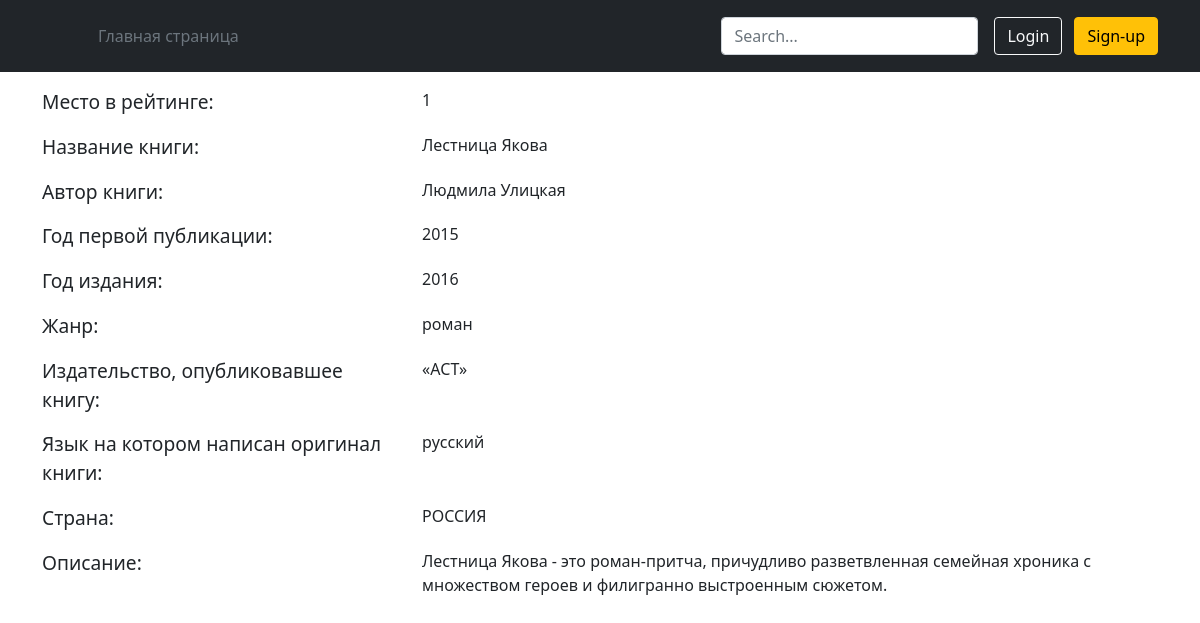
The page /detail/21/ on the database its author committed.
### portal/models.py (models this page shows, shortened)
class Books(models.Model):
    Description = models.TextField('Описание книги')
    Year = models.PositiveIntegerField('Год написания')
    PopularityRating = models.PositiveIntegerField('Место в рейтинге')
    BookTitle = models.TextField('Название книги')
    Author = models.TextField('Автор')
    Genre = models.TextField('Жанр')
    FirstPoblicationYear = models.PositiveIntegerField('Год первой публикации')
    Publisher = models.TextField('Издательство, опубликовавшее книгу')
    OriginalLanguage = models.TextField('Оригинальный язык')
    Country = models.TextField('Страна в которой написана книга')
    class Meta:
        ordering = ['PopularityRating']

### portal/views.py (the view)
# urls.py: path('detail/<int:id>/', portal_detail),
def detail(request, id):
    print(id)
    book = Books.objects.get(id=id)
    content = {
            "book" :   book
        }
    return render(request, './portal/detail.html', content)

### portal/templates/portal/detail.html (shortened to what this page needs)
<!DOCTYPE html>
<html lang="ru">
<head>
  <link href="https://cdn.jsdelivr.net/npm/bootstrap@5.1.3/dist/css/bootstrap.min.css" rel="stylesheet">
  <header class="p-3 bg-dark text-white">
    <div class="container">
      <div class="d-flex flex-wrap align-items-center justify-content-center justify-content-lg-start">
        <a href="/" class="d-flex align-items-center mb-2 mb-lg-0 text-white text-decoration-none">
          <svg class="bi me-2" width="40" height="32" role="img" aria-label="Bootstrap"><use xlink:href="#bootstrap"></use></svg>
        </a>
        <ul class="nav col-12 col-lg-auto me-lg-auto mb-2 justify-content-center mb-md-0">
          <li><a href="/" class="nav-link px-2 text-secondary">Главная страница</a></li>
        </ul>
        <form class="col-12 col-lg-auto mb-3 mb-lg-0 me-lg-3">
          <input type="search" class="form-control form-control-dark" placeholder="Search..." aria-label="Search">
        </form>
        <div class="text-end">
          <button type="button" class="btn btn-outline-light me-2">Login</button>
          <button type="button" class="btn btn-warning">Sign-up</button>
        </div>
      </div>
    </div>
  </header>
</head>
<body>
    <div class='container'>
        <div class="row mb-3">
            <div class="col-4 themed-grid-col"><big>Место в рейтинге:</big></div>
            <div class="col-8 themed-grid-col">{{book.PopularityRating}}</div>
        </div>
        <div class="row mb-3">
            <div class="col-4 themed-grid-col"><big>Название книги:</big></div>
            <div class="col-8 themed-grid-col">{{book.BookTitle}}</div>
        </div>
        <div class="row mb-3">
            <div class="col-4 themed-grid-col"><big>Автор книги:</big></div>
            <div class="col-8 themed-grid-col">{{book.Author}}</div>
        </div>
        <div class="row mb-3">
            <div class="col-4 themed-grid-col"><big>Год первой публикации:</big></div>
            <div class="col-8 themed-grid-col">{{book.FirstPoblicationYear}}</div>
        </div>
        <div class="row mb-3">
            <div class="col-4 themed-grid-col"><big>Год издания:</big></div>
            <div class="col-8 themed-grid-col">{{book.Year}}</div>
        </div>
        <div class="row mb-3">
            <div class="col-4 themed-grid-col"><big>Жанр:</big></div>
            <div class="col-8 themed-grid-col">{{book.Genre}}</div>
        </div>
        <div class="row mb-3">
            <div class="col-4 themed-grid-col"><big>Издательство, опубликовавшее книгу:</big></div>
            <div class="col-8 themed-grid-col">{{book.Publisher}}</div>
        </div>
        <div class="row mb-3">
            <div class="col-4 themed-grid-col"><big>Язык на котором написан оригинал книги:</big></div>
            <div class="col-8 themed-grid-col">{{book.OriginalLanguage}}</div>
        </div>
        <div class="row mb-3">
            <div class="col-4 themed-grid-col"><big>Страна:</big></div>
            <div class="col-8 themed-grid-col">{{book.Country}}</div>
        </div>
        <div class="row mb-3">
            <div class="col-4 themed-grid-col"><big>Описание:</big></div>
            <div class="col-8 themed-grid-col">{{book.Description}}</div>
        </div>
    </div>
</body>
</html>

### rows shown on the page
Books: PopularityRating "1", BookTitle "Лестница Якова", Author "Людмила Улицкая", FirstPoblicationYear "2015", Year "2016", Genre "роман", Publisher "«АСТ»", OriginalLanguage "русский", Country "РОССИЯ", Description "Лестница Якова - это роман-притча, причудливо разветвленная семейная хроника с множеством героев и филигранно выстроенным сюжетом."
